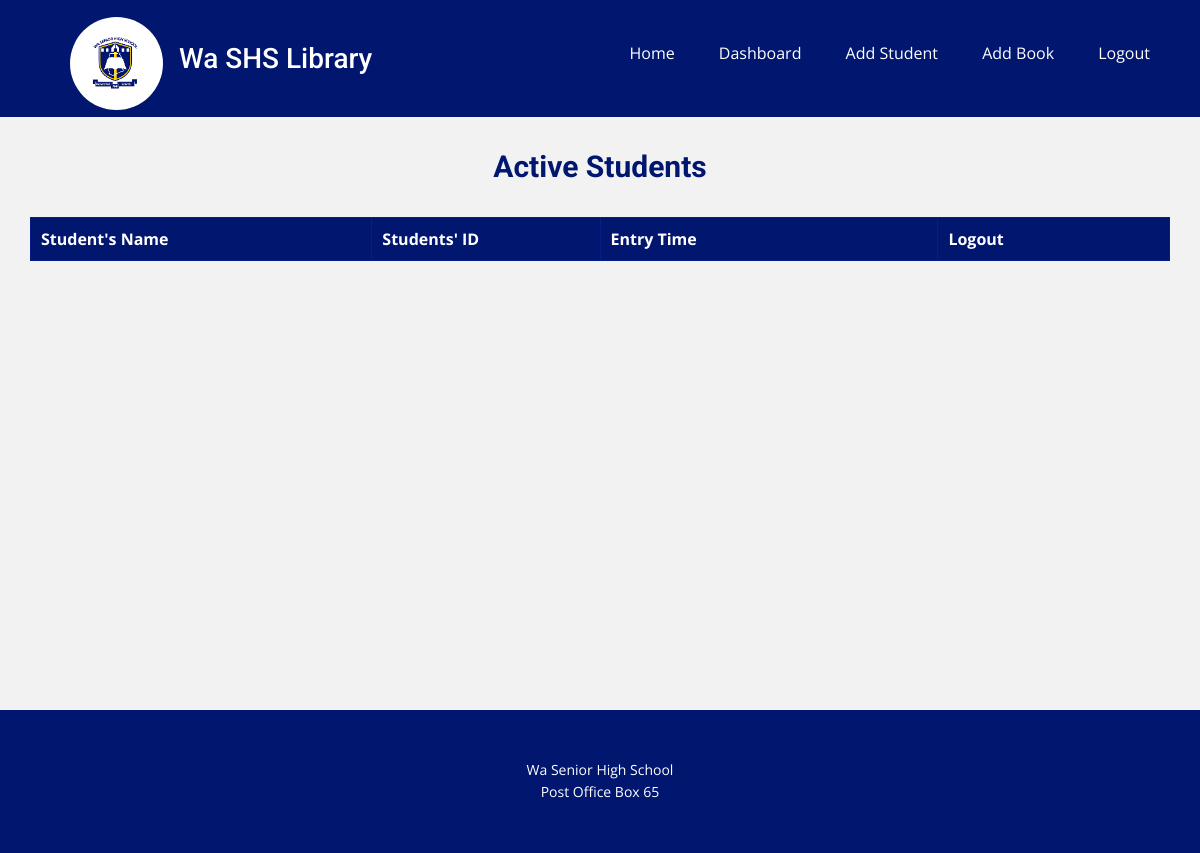
/active-students (signed in), run on an earlier commit of the app's database.
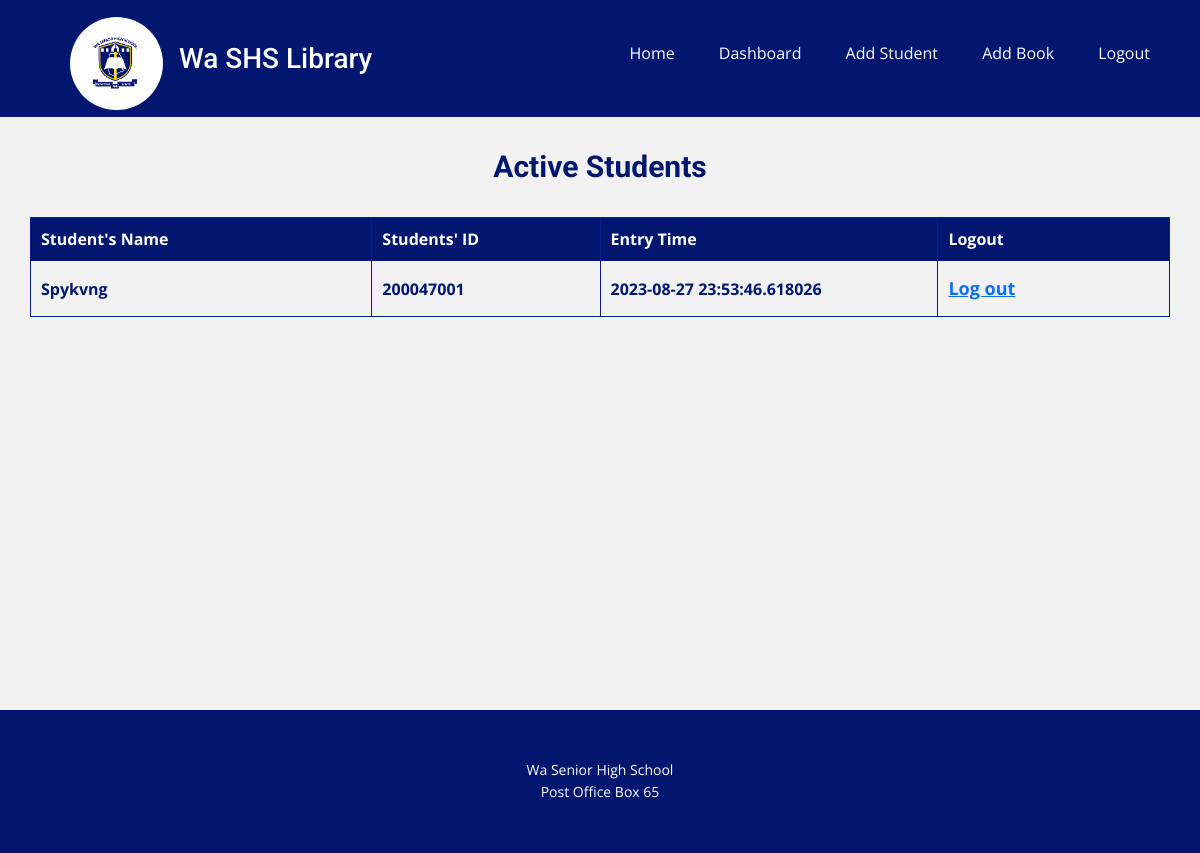
And on a later commit of the database.
### database.py (models this page shows, shortened)
class Users(db.Model):
    id = db.Column(db.Integer, primary_key=True)
    name = db.Column(db.String(30), unique=False, nullable=True)
    student_id = db.Column(db.String(20), unique=False, nullable=False)
    form = db.Column(db.String(20), unique=False, nullable=False)
    active = db.Column(db.String(60), unique=False, nullable=False)
    entry_time = db.Column(db.String(20), unique=False, nullable=False, default=datetime.utcnow())
    exit_time = db.Column(db.String(20), unique=False, nullable=True)
    total_hours = db.Column(db.Integer, unique=False, nullable=True)

### routes.py (the view)
@app.route('/active-students')
@login_required
def active_students():
    students = Users.query.filter_by(active=True).all()
    return render_template('active_students.html', title='Active Students', students=students)

### routes.py (called while the page is built)
@login_manager.user_loader
def load_user(user_id):
    return Students.query.get(int(user_id))

### templates/active_students.html
{% extends 'base.html' %}
{% block head %}
<link
href="{{ url_for('static', filename='view-table.css') }}"
media="screen"
rel="stylesheet"
/>
{% endblock %}
{% block content %}
<section
class="u-align-center u-clearfix u-grey-5 u-section-1"
id="sec-d382"
>
<div class="u-clearfix u-sheet u-valign-top u-sheet-1">
  <h4
    class="u-align-center u-text u-text-custom-color-1 u-text-default u-text-1"
  >
    Active Students
  </h4>
  <div class="u-expanded-width u-table u-table-responsive u-table-1">
    <table class="u-table-entity u-table-entity-1">
      <colgroup>
        <col width="19.9%" />
        <col width="13.3%" />
        <col width="19.7%" />
        <col width="13.5%" />
      </colgroup>
      <thead class="u-custom-color-1 u-table-header u-table-header-1">
        <tr style="height: 21px">
          <th class="u-border-1 u-border-custom-color-3 u-table-cell">
            Student's Name
          </th>
          <th class="u-border-1 u-border-custom-color-3 u-table-cell">
            Students' ID
          </th>
          <th class="u-border-1 u-border-custom-color-3 u-table-cell">Entry Time</th>
          <th class="u-border-1 u-border-custom-color-3 u-table-cell">Logout</th>
        </tr>
      </thead>
      <tbody class="u-table-body u-text-custom-color-1 u-table-body-1">
        {% for student in students %}
        <tr style="height: 50px">
          <td
            class="u-border-1 u-border-custom-color-3 u-first-column u-grey-5 u-table-cell u-text-custom-color-1 u-table-cell-7"
          >
            {{ student.name }}
          </td>
          <td class="u-border-1 u-border-custom-color-3 u-table-cell">
            {{ student.student_id }}
          </td>
          <td class="u-border-1 u-border-custom-color-3 u-table-cell">
            {{ student.entry_time  }}
          </td>
          <td class="u-border-1 u-border-custom-color-3 u-table-cell"><a href="/logout-student/{{student.student_id}}" >
            Log out</a></td>
        </tr>
        {% endfor %}
      </tbody>
    </table>
  </div>
</div>
</section>
{% endblock %}

### templates/base.html (shortened to what this page needs)
<html lang="en" style="font-size: 16px">
  <head>
    <link
      href="{{ url_for('static', filename='nicepage.css') }}"
      media="screen"
      rel="stylesheet"
    />
    {% block head %}{% endblock %}
    <link
      rel="stylesheet"
      href="https://cdn.jsdelivr.net/npm/bootstrap@5.2.3/dist/css/bootstrap.min.css"
    />
  </head>
  <body class="u-body u-xl-mode" data-lang="en">
    <header class="u-clearfix u-custom-color-1 u-header u-header" id="sec-325b">
      <div
        class="u-clearfix u-sheet u-valign-middle-lg u-valign-middle-md u-valign-middle-sm u-valign-middle-xl u-sheet-1"
      >
        <nav class="u-menu u-menu-one-level u-offcanvas u-menu-1">
          <div class="u-custom-menu u-nav-container">
            <ul class="u-nav u-unstyled u-nav-1">
              <li class="u-nav-item">
                <a
                  class="u-button-style u-nav-link u-text-active-palette-3-base u-text-hover-palette-2-base"
                  href="{{url_for('login')}}"
                  style="padding: 10px 20px"
                  >Home</a
                >
              </li>
              {% if current_user.is_authenticated %}
              <li class="u-nav-item">
                <a
                  class="u-button-style u-nav-link u-text-active-palette-3-base u-text-hover-palette-2-base"
                  href="{{url_for('profile')}}"
                  style="padding: 10px 20px"
                  >Dashboard</a
                >
              </li>
              <li class="u-nav-item">
                <a
                  class="u-button-style u-nav-link u-text-active-palette-3-base u-text-hover-palette-2-base"
                  href="{{url_for('add_student')}}"
                  style="padding: 10px 20px"
                  >Add Student</a
                >
              </li>
              <li class="u-nav-item">
                <a
                  class="u-button-style u-nav-link u-text-active-palette-3-base u-text-hover-palette-2-base"
                  href="{{url_for('add_book')}}"
                  style="padding: 10px 20px"
                  >Add Book</a
                >
              </li>
              <li class="u-nav-item">
                <a
                  class="u-button-style u-nav-link u-text-active-palette-3-base u-text-hover-palette-2-base"
                  href="{{url_for('logout')}}"
                  style="padding: 10px 20px"
                  >Logout</a
                >
              </li>
              {% endif %}
            </ul>
          </div>
        </nav>
        <div class="u-clearfix u-group-elements u-group-elements-1">
          <img
            alt=""
            class="u-image u-image-circle u-image-contain u-image-1"
            data-image-height="267"
            data-image-width="189"
            src="{{ url_for('static', filename='images/images.png') }}"
          />
        </div>
        <h3 class="u-text u-text-default u-text-1">Wa SHS Library</h3>
      </div>
    </header>
    {% block content %} {% endblock %}
    <footer
      class="u-align-center u-clearfix u-custom-color-1 u-footer u-footer"
      id="sec-8a79"
    >
      <div class="u-clearfix u-sheet u-sheet-1">
        <p class="u-small-text u-text u-text-variant u-text-1">
          Wa Senior High School
          <br />
          Post Office Box 65
        </p>
      </div>
    </footer>
  </body>
</html>

### static/view-table.css (style rules this page uses)
.u-section-1 .u-sheet-1 { min-height: 593px; }
.u-section-1 .u-text-1 { font-weight: 700; font-size: 1.875rem; margin: 32px auto 0; }
.u-section-1 .u-table-1 { margin-top: 32px; margin-bottom: 59px; }
.u-section-1 .u-table-entity-1 { min-height: 100px; }
.u-section-1 .u-table-header-1 { font-weight: 700; background-image: none; }
.u-section-1 .u-table-body-1 { font-weight: 700; }
.u-section-1 .u-table-cell-7 { background-image: none; }

What changed in the data, as far as the page shows it:
added Users: name "Spykvng", student_id "200047001", entry_time "2023-08-27 23:53:46.618026"
